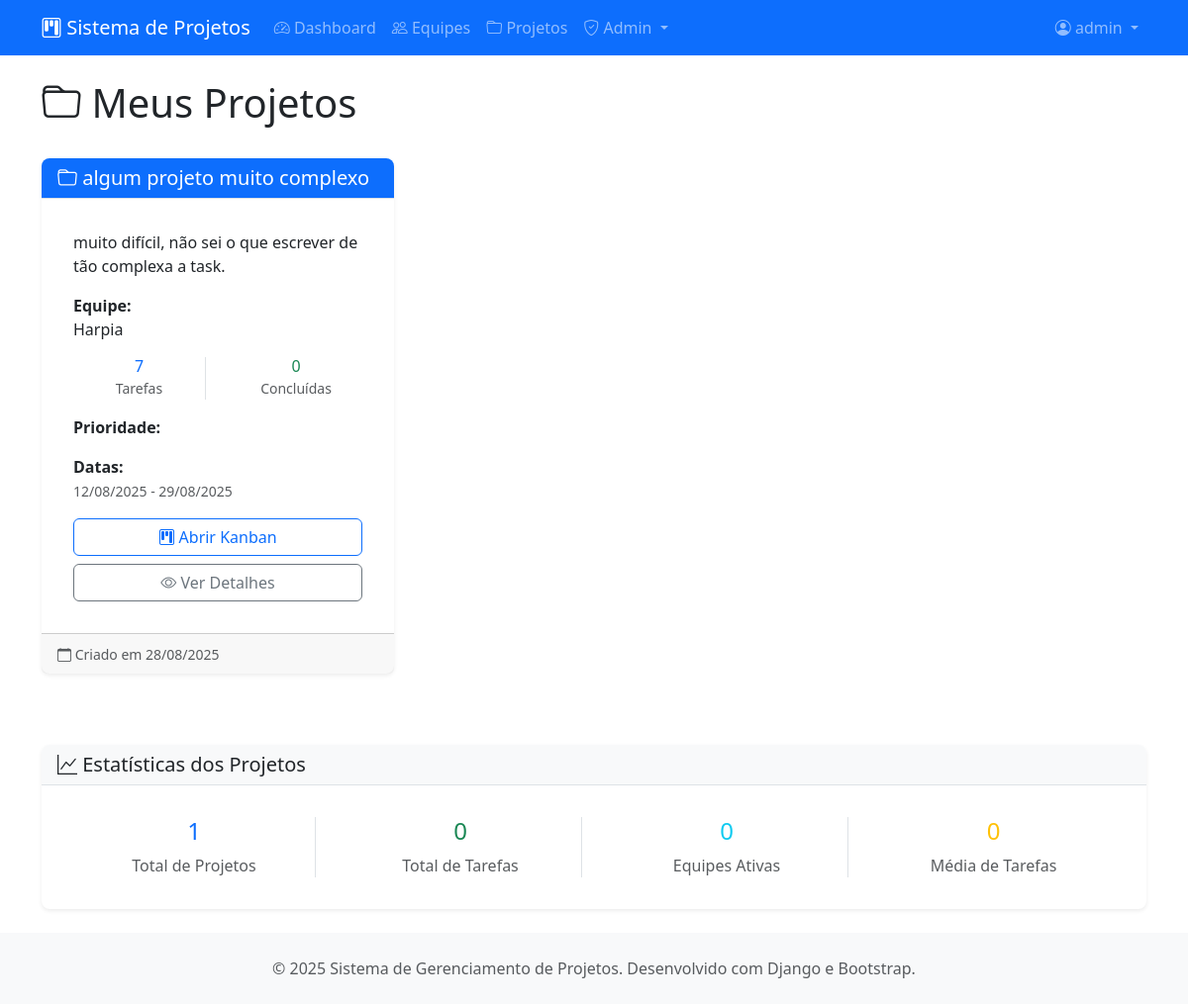
The app's page /projetos/projetos/ (signed in) with its own data.
### projetos/models.py (models this page shows, shortened)
class Projeto(models.Model):
    PRIORIDADE_CHOICES = [
        ('baixa', 'Baixa'),
        ('media', 'Média'),
        ('alta', 'Alta'),
        ('urgente', 'Urgente'),
    ]
    titulo = models.CharField(max_length=200, verbose_name="Título")
    descricao = models.TextField(verbose_name="Descrição")
    equipe = models.ForeignKey(Equipe, on_delete=models.CASCADE, related_name="projetos")
    criado_por = models.ForeignKey(User, on_delete=models.CASCADE, related_name="projetos_criados")
    criado_em = models.DateTimeField(auto_now_add=True)
    atualizado_em = models.DateTimeField(auto_now=True)
    data_inicio = models.DateField(verbose_name="Data de Início")
    data_fim = models.DateField(verbose_name="Data de Conclusão")
    prioridade = models.CharField(max_length=10, choices=PRIORIDADE_CHOICES, default='media')
    ativo = models.BooleanField(default=True, verbose_name="Projeto Ativo")
    class Meta:
        verbose_name = "Projeto"
        verbose_name_plural = "Projetos"
        ordering = ["-criado_em"]

class Equipe(models.Model):
    nome = models.CharField(max_length=100, verbose_name="Nome da Equipe")
    descricao = models.TextField(blank=True, verbose_name="Descrição")
    criada_em = models.DateTimeField(auto_now_add=True)
    criada_por = models.ForeignKey(User, on_delete=models.CASCADE, related_name="equipes_criadas")
    ativa = models.BooleanField(default=True, verbose_name="Equipe Ativa")
    class Meta:
        verbose_name = "Equipe"
        verbose_name_plural = "Equipes"
        ordering = ["nome"]

### projetos/views.py (the view)
# urls.py: path('projetos/', views.ProjetoListView.as_view(), name='lista-projetos'),
class ProjetoListView(LoginRequiredMixin, ListView):
    model = Projeto
    template_name = 'projetos/projeto/lista.html'
    context_object_name = 'projetos'
    paginate_by = 10  # Paginação: 10 itens por página
    def get_queryset(self):
        equipe_id = self.kwargs.get('equipe_id')
        if equipe_id:
            return Projeto.objects.filter(
                equipe_id=equipe_id,
                ativo=True,
                equipe__membros__usuario=self.request.user
            ).select_related('equipe', 'criado_por')
        return Projeto.objects.filter(
            equipe__membros__usuario=self.request.user,
            ativo=True
        ).select_related('equipe', 'criado_por')

### projetos/templates/projetos/projeto/lista.html (shortened to what this page needs)
{% extends 'projetos/base.html' %}
{% load static %}
{% block content %}
<div class="row">
    <div class="col-12">
        <div class="d-flex justify-content-between align-items-center mb-4">
            <h1><i class="bi bi-folder"></i> Meus Projetos</h1>
        </div>
    </div>
</div>
{% if projetos %}
    <div class="row">
        {% for projeto in projetos %}
            <div class="col-md-6 col-lg-4 mb-4">
                <div class="card h-100">
                    <div class="card-header bg-primary text-white">
                        <h5 class="card-title mb-0">
                            <i class="bi bi-folder"></i> {{ projeto.titulo }}
                        </h5>
                    </div>
                    <div class="card-body">
                        <p class="card-text">
                            {% if projeto.descricao %}
                                {{ projeto.descricao|truncatewords:20 }}
                            {% else %}
                                <span class="text-muted">Sem descrição</span>
                            {% endif %}
                        </p>
                        <div class="mb-3">
                            <strong>Equipe:</strong>
                            <p class="mb-0">{{ projeto.equipe.nome }}</p>
                        </div>
                        <div class="row text-center mb-3">
                            <div class="col-6">
                                <div class="border-end">
                                    <h6 class="text-primary mb-0">{{ projeto.tarefas.count }}</h6>
                                    <small class="text-muted">Tarefas</small>
                                </div>
                            </div>
                            <div class="col-6">
                                                                 <h6 class="text-success mb-0">
                                     {% with count=0 %}
                                         {{ count }}
                                     {% endwith %}
                                 </h6>
                                <small class="text-muted">Concluídas</small>
                            </div>
                        </div>
                        <div class="mb-3">
                            <strong>Prioridade:</strong>
                            <span class="badge bg-{{ projeto.prioridade }}">
                            </span>
                        </div>
                        <div class="mb-3">
                            <strong>Datas:</strong>
                            <p class="mb-0">
                                <small class="text-muted">
                                    {{ projeto.data_inicio|date:"d/m/Y" }} - {{ projeto.data_fim|date:"d/m/Y" }}
                                </small>
                            </p>
                        </div>
                        <div class="d-grid gap-2">
                            <a href="{% url 'projetos:kanban-projeto' projeto.pk %}" class="btn btn-outline-primary">
                                <i class="bi bi-kanban"></i> Abrir Kanban
                            </a>
                            <a href="{% url 'projetos:detalhe-projeto' projeto.pk %}" class="btn btn-outline-secondary">
                                <i class="bi bi-eye"></i> Ver Detalhes
                            </a>
                        </div>
                    </div>
                    <div class="card-footer text-muted">
                        <small>
                            <i class="bi bi-calendar"></i> Criado em {{ projeto.criado_em|date:"d/m/Y" }}
                        </small>
                    </div>
                </div>
            </div>
        {% endfor %}
    </div>
{% endif %}
<div class="row mt-5">
    <div class="col-12">
        <div class="card">
            <div class="card-header">
                <h5 class="card-title mb-0">
                    <i class="bi bi-graph-up"></i> Estatísticas dos Projetos
                </h5>
            </div>
            <div class="card-body">
                <div class="row text-center">
                    <div class="col-md-3">
                        <div class="border-end">
                            <h4 class="text-primary">{{ projetos.count }}</h4>
                            <p class="text-muted mb-0">Total de Projetos</p>
                        </div>
                    </div>
                    <div class="col-md-3">
                        <div class="border-end">
                            <h4 class="text-success">
                                {% with total_tarefas=0 %}
                                    {{ total_tarefas }}
                                {% endwith %}
                            </h4>
                            <p class="text-muted mb-0">Total de Tarefas</p>
                        </div>
                    </div>
                    <div class="col-md-3">
                        <div class="border-end">
                            <h4 class="text-info">
                                {% with total_equipes=0 %}
                                    {{ total_equipes }}
                                {% endwith %}
                            </h4>
                            <p class="text-muted mb-0">Equipes Ativas</p>
                        </div>
                    </div>
                    <div class="col-md-3">
                        <h4 class="text-warning">
                            {% if projetos.count > 0 %}
                                {% with total_tarefas=0 %}
                                    {% if total_tarefas > 0 %}
                                        {{ total_tarefas|floatformat:1 }}
                                    {% else %}
                                        0
                                    {% endif %}
                                {% endwith %}
                            {% else %}
                                0
                            {% endif %}
                        </h4>
                        <p class="text-muted mb-0">Média de Tarefas</p>
                    </div>
                </div>
            </div>
        </div>
    </div>
</div>
{% endblock %}

### projetos/templates/projetos/base.html (shortened to what this page needs)
{% load static %}
<!DOCTYPE html>
<html lang="pt-br">
<head>
    <link href="https://cdn.jsdelivr.net/npm/bootstrap@5.3.0/dist/css/bootstrap.min.css" rel="stylesheet">
    <link href="https://cdn.jsdelivr.net/npm/bootstrap-icons@1.10.0/font/bootstrap-icons.css" rel="stylesheet">
    <link href="{% static 'css/estilo.css' %}" rel="stylesheet">
    <link href="{% static 'css/forms.css' %}" rel="stylesheet">
</head>
<body class="d-flex flex-column min-vh-100">
    <nav class="navbar navbar-expand-lg navbar-dark bg-primary">
        <div class="container">
            <a class="navbar-brand" href="{% url 'projetos:dashboard' %}">
                <i class="bi bi-kanban"></i> Sistema de Projetos
            </a>
            <div class="collapse navbar-collapse" id="navbarNav">
                <ul class="navbar-nav me-auto">
                    <li class="nav-item">
                        <a class="nav-link" href="{% url 'projetos:dashboard' %}">
                            <i class="bi bi-speedometer2"></i> Dashboard
                        </a>
                    </li>
                    <li class="nav-item">
                        <a class="nav-link" href="{% url 'projetos:lista-equipes' %}">
                            <i class="bi bi-people"></i> Equipes
                        </a>
                    </li>
                    <li class="nav-item">
                        <a class="nav-link" href="{% url 'projetos:lista-projetos' %}">
                            <i class="bi bi-folder"></i> Projetos
                        </a>
                    </li>
                    {% if user.perfil.tipo_usuario == 'admin' %}
                    <li class="nav-item dropdown">
                        <a class="nav-link dropdown-toggle" href="#" id="adminDropdown" role="button" data-bs-toggle="dropdown">
                            <i class="bi bi-shield-check"></i> Admin
                        </a>
                    </li>
                    {% endif %}
                </ul>
                <ul class="navbar-nav">
                    {% if user.is_authenticated %}
                        <li class="nav-item dropdown">
                            <a class="nav-link dropdown-toggle" href="#" id="navbarDropdown" role="button" data-bs-toggle="dropdown">
                                <i class="bi bi-person-circle"></i> {{ user.username }}
                            </a>
                        </li>
                    {% endif %}
                </ul>
            </div>
        </div>
    </nav>
    <main class="container my-4 flex-grow-1">
        {% block content %}{% endblock %}
    </main>
    <footer class="bg-light py-4 mt-auto">
        <div class="container text-center">
            <p class="text-muted mb-0">
                &copy; 2025 Sistema de Gerenciamento de Projetos. Desenvolvido com Django e Bootstrap.
            </p>
        </div>
    </footer>
</body>
</html>

### static/css/estilo.css (style rules this page uses)
* { padding: 0; }

### static/css/forms.css (style rules this page uses)
.btn { border-radius: 0.375rem; font-weight: 500; transition: all 0.15s ease-in-out; }
.btn-outline-primary { color: #0d6efd; border-color: #0d6efd; }
.card { border: none; box-shadow: 0 0.125rem 0.25rem rgba(0, 0, 0, 0.075); border-radius: 0.5rem; }
.card-header { background-color: #f8f9fa; border-bottom: 1px solid #dee2e6; border-radius: 0.5rem 0.5rem 0 0 !important; font-weight: 600; }
.card-body { padding: 2rem; }
footer { margin-top: auto; }

### records on screen
Projeto: titulo "algum projeto muito complexo", descricao "muito difícil, não sei o que escrever de tão complexa a task.", equipe.nome "Harpia", tarefas.count "7", count "0", data_inicio "12/08/2025", data_fim "29/08/2025", criado_em "28/08/2025"

### other values on screen
{{ user.username }} "admin"
{{ projetos.count }} "1"
{{ total_tarefas }} "0"
{{ total_equipes }} "0"
